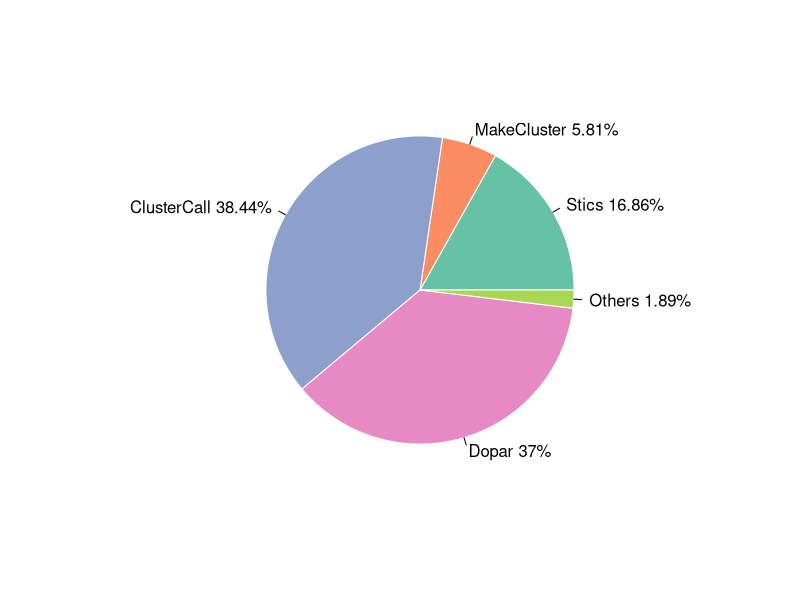
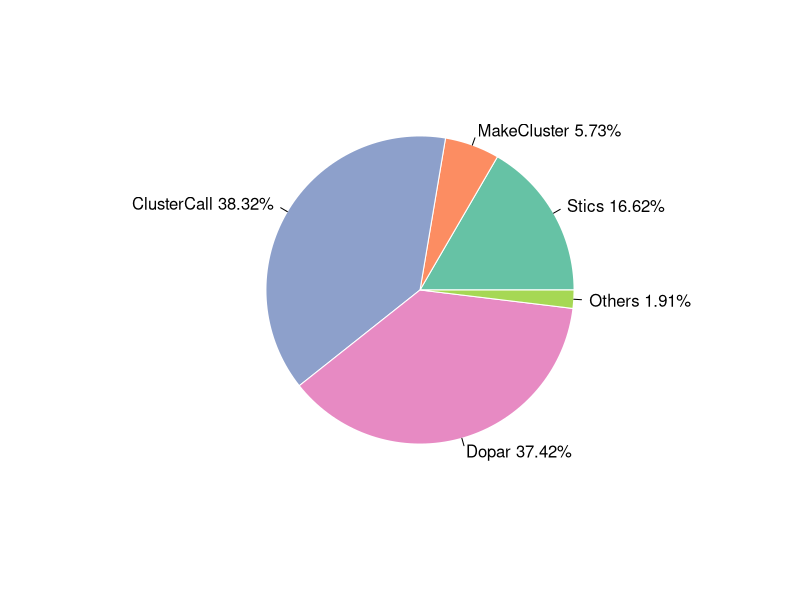

The R source for these figures, in order:
## ---- chunk 1
knitr::opts_chunk$set(echo = TRUE)
library(RColorBrewer)
## ---- chunk 2
myPalette <- brewer.pal(5, "Set2")
Prop <- c(16.86,5.81,38.44,37,1.89)
pie(Prop, labels = c("Stics 16.86%","MakeCluster 5.81%","ClusterCall 38.44%","Dopar 37%","Others 1.89%"), border = "white", col = myPalette)
## ---- chunk 3
myPalette <- brewer.pal(5, "Set2")
Prop <- c(16.62,5.73,38.32,37.42,1.91)
pie(Prop, labels = c("Stics 16.62%", "MakeCluster 5.73%", "ClusterCall 38.32%", "Dopar 37.42%", "Others 1.91%"), border = "white", col = myPalette)
